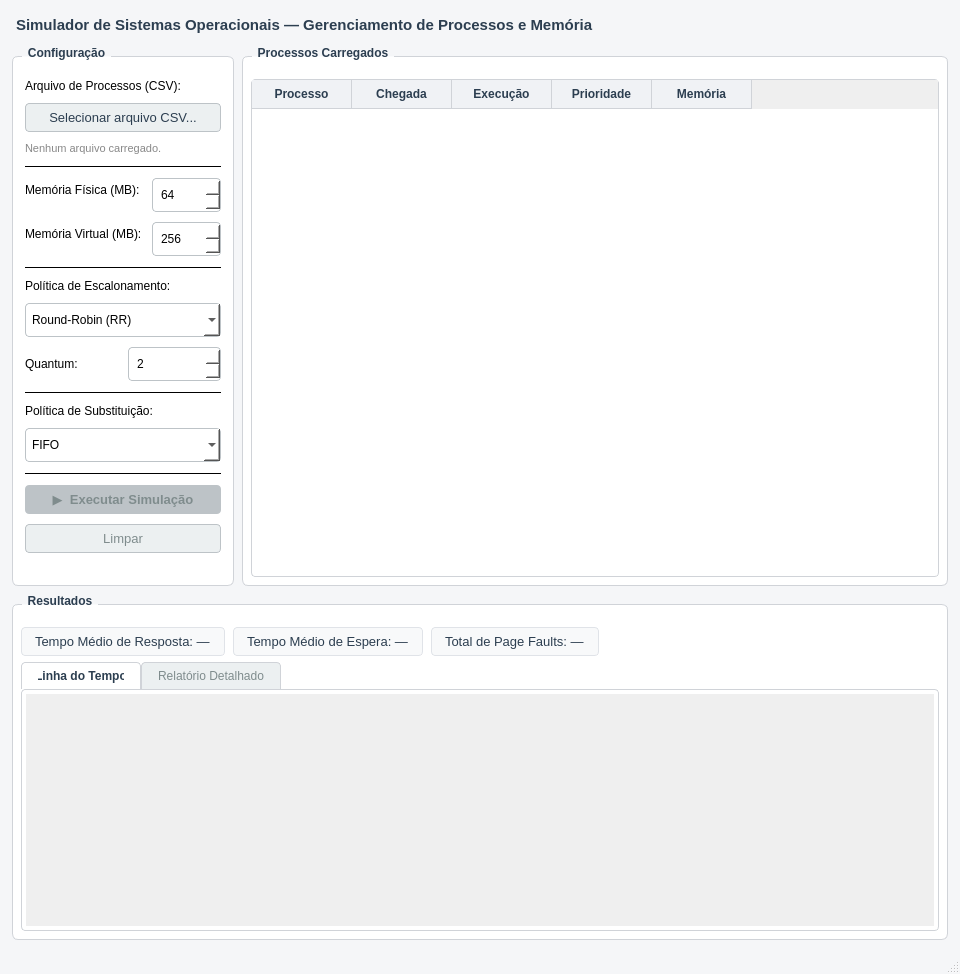
<?xml version="1.0" encoding="UTF-8"?>
<ui version="4.0">
 <class>JanelaPrincipal</class>
 <widget class="QMainWindow" name="JanelaPrincipal">
  <property name="geometry">
   <rect>
    <x>0</x>
    <y>0</y>
    <width>960</width>
    <height>974</height>
   </rect>
  </property>
  <property name="windowTitle">
   <string>Simulador de Sistemas Operacionais</string>
  </property>
  <property name="styleSheet">
   <string notr="true">
QMainWindow {
    background-color: #f5f6f8;
}
QGroupBox {
    font-weight: bold;
    border: 1px solid #d0d3d8;
    border-radius: 6px;
    margin-top: 10px;
    padding-top: 8px;
    background-color: #ffffff;
}
QGroupBox::title {
    subcontrol-origin: margin;
    left: 10px;
    padding: 0 4px;
    color: #2c3e50;
}
QPushButton {
    border-radius: 4px;
    padding: 6px 14px;
    font-size: 13px;
}
QPushButton#botaoExecutar {
    background-color: #2980b9;
    color: white;
    border: none;
    font-weight: bold;
}
QPushButton#botaoExecutar:hover {
    background-color: #3498db;
}
QPushButton#botaoExecutar:disabled {
    background-color: #bdc3c7;
    color: #7f8c8d;
}
QPushButton#botaoSelecionarCSV {
    background-color: #ecf0f1;
    border: 1px solid #bdc3c7;
    color: #2c3e50;
}
QPushButton#botaoSelecionarCSV:hover {
    background-color: #dfe6e9;
}
QPushButton#botaoLimpar {
    background-color: #ecf0f1;
    border: 1px solid #bdc3c7;
    color: #7f8c8d;
}
QPushButton#botaoLimpar:hover {
    background-color: #dfe6e9;
}
QTableWidget {
    border: 1px solid #d0d3d8;
    border-radius: 4px;
    gridline-color: #ecf0f1;
    background-color: #ffffff;
}
QTableWidget::item {
    padding: 4px;
}
QHeaderView::section {
    background-color: #f0f2f5;
    border: none;
    border-bottom: 1px solid #d0d3d8;
    border-right: 1px solid #d0d3d8;
    padding: 5px;
    font-weight: bold;
    color: #2c3e50;
}
QLabel#labelTMR, QLabel#labelTME, QLabel#labelPageFaults {
    font-size: 13px;
    padding: 6px 10px;
    background-color: #f8f9fa;
    border: 1px solid #e0e3e8;
    border-radius: 4px;
    color: #2c3e50;
}
QTextEdit {
    border: 1px solid #d0d3d8;
    border-radius: 4px;
    font-family: monospace;
    font-size: 12px;
    background-color: #fafbfc;
}
QSpinBox, QComboBox {
    border: 1px solid #bdc3c7;
    border-radius: 4px;
    padding: 4px 6px;
    background-color: white;
    min-height: 24px;
}
QTabWidget::pane {
    border: 1px solid #d0d3d8;
    border-radius: 4px;
    background: white;
}
QTabBar::tab {
    padding: 6px 16px;
    border: 1px solid #d0d3d8;
    border-bottom: none;
    border-top-left-radius: 4px;
    border-top-right-radius: 4px;
    background: #ecf0f1;
    color: #7f8c8d;
}
QTabBar::tab:selected {
    background: white;
    color: #2c3e50;
    font-weight: bold;
}
QScrollArea {
    border: none;
}
   </string>
  </property>
  <widget class="QWidget" name="centralwidget">
   <layout class="QVBoxLayout" name="layoutPrincipal">
    <property name="spacing">
     <number>8</number>
    </property>
    <property name="leftMargin">
     <number>12</number>
    </property>
    <property name="topMargin">
     <number>12</number>
    </property>
    <property name="rightMargin">
     <number>12</number>
    </property>
    <property name="bottomMargin">
     <number>12</number>
    </property>
    <item>
     <widget class="QLabel" name="labelTitulo">
      <property name="styleSheet">
       <string notr="true">font-size: 15px;
font-weight: bold; color: #2c3e50; padding: 4px 0;</string>
      </property>
      <property name="text">
       <string>Simulador de Sistemas Operacionais — Gerenciamento de Processos e Memória</string>
      </property>
     </widget>
    </item>
    <item>
     <layout class="QHBoxLayout" name="layoutSuperior">
      <property name="spacing">
       <number>8</number>
      </property>
      <item>
       <widget class="QGroupBox" name="grupoConfiguracao">
        <property name="title">
         <string>Configuração</string>
        </property>
        <layout class="QVBoxLayout" name="layoutConfig">
         <property name="spacing">
          <number>10</number>
         </property>
         <property name="leftMargin">
          <number>12</number>
         </property>
         <property name="topMargin">
          <number>14</number>
         </property>
         <property name="rightMargin">
          <number>12</number>
         </property>
         <property name="bottomMargin">
          <number>12</number>
         </property>
         <item>
          <widget class="QLabel" name="label">
           <property name="text">
            <string>Arquivo de Processos (CSV):</string>
           </property>
          </widget>
         </item>
         <item>
          <widget class="QPushButton" name="botaoSelecionarCSV">
           <property name="text">
            <string>Selecionar arquivo CSV...</string>
           </property>
          </widget>
         </item>
         <item>
          <widget class="QLabel" name="labelStatusCSV">
           <property name="styleSheet">
            <string notr="true">color: #888;
font-size: 11px;</string>
           </property>
           <property name="text">
            <string>Nenhum arquivo carregado.</string>
           </property>
           <property name="wordWrap">
            <bool>true</bool>
           </property>
          </widget>
         </item>
         <item>
          <widget class="QFrame" name="frame">
           <property name="frameShape">
            <enum>QFrame::HLine</enum>
           </property>
          </widget>
         </item>
         <item>
          <layout class="QFormLayout">
           <item row="0" column="0">
            <widget class="QLabel" name="label">
             <property name="text">
              <string>Memória Física (MB):</string>
             </property>
            </widget>
           </item>
           <item row="0" column="1">
            <widget class="QSpinBox" name="spinMemoriaFisica">
             <property name="minimum">
              <number>4</number>
             </property>
             <property name="maximum">
              <number>8192</number>
             </property>
             <property name="singleStep">
              <number>4</number>
             </property>
             <property name="value">
              <number>64</number>
             </property>
            </widget>
           </item>
           <item row="1" column="0">
            <widget class="QLabel" name="label">
             <property name="text">
              <string>Memória Virtual (MB):</string>
             </property>
            </widget>
           </item>
           <item row="1" column="1">
            <widget class="QSpinBox" name="spinMemoriaVirtual">
             <property name="minimum">
              <number>4</number>
             </property>
             <property name="maximum">
              <number>65536</number>
             </property>
             <property name="singleStep">
              <number>16</number>
             </property>
             <property name="value">
              <number>256</number>
             </property>
            </widget>
           </item>
          </layout>
         </item>
         <item>
          <widget class="QFrame" name="frame">
           <property name="frameShape">
            <enum>QFrame::HLine</enum>
           </property>
          </widget>
         </item>
         <item>
          <widget class="QLabel" name="label">
           <property name="text">
            <string>Política de Escalonamento:</string>
           </property>
          </widget>
         </item>
         <item>
          <widget class="QComboBox" name="comboEscalonamento">
           <item>
            <property name="text">
             <string>Round-Robin (RR)</string>
            </property>
           </item>
           <item>
            <property name="text">
             <string>SJF Preemptivo</string>
            </property>
           </item>
           <item>
            <property name="text">
             <string>Prioridade Preemptiva</string>
            </property>
           </item>
          </widget>
         </item>
         <item>
          <layout class="QHBoxLayout">
           <item>
            <widget class="QLabel" name="labelQuantum">
             <property name="text">
              <string>Quantum:</string>
             </property>
            </widget>
           </item>
           <item>
            <widget class="QSpinBox" name="spinQuantum">
             <property name="minimum">
              <number>1</number>
             </property>
             <property name="maximum">
              <number>100</number>
             </property>
             <property name="value">
              <number>2</number>
             </property>
            </widget>
           </item>
          </layout>
         </item>
         <item>
          <widget class="QFrame" name="frame">
           <property name="frameShape">
            <enum>QFrame::HLine</enum>
           </property>
          </widget>
         </item>
         <item>
          <widget class="QLabel" name="label">
           <property name="text">
            <string>Política de Substituição:</string>
           </property>
          </widget>
         </item>
         <item>
          <widget class="QComboBox" name="comboSubstituicao">
           <item>
            <property name="text">
             <string>FIFO</string>
            </property>
           </item>
           <item>
            <property name="text">
             <string>LRU</string>
            </property>
           </item>
           <item>
            <property name="text">
             <string>Ótimo</string>
            </property>
           </item>
          </widget>
         </item>
         <item>
          <widget class="QFrame" name="frame">
           <property name="frameShape">
            <enum>QFrame::HLine</enum>
           </property>
          </widget>
         </item>
         <item>
          <widget class="QPushButton" name="botaoExecutar">
           <property name="enabled">
            <bool>false</bool>
           </property>
           <property name="text">
            <string>▶  Executar Simulação</string>
           </property>
          </widget>
         </item>
         <item>
          <widget class="QPushButton" name="botaoLimpar">
           <property name="text">
            <string>Limpar</string>
           </property>
          </widget>
         </item>
         <item>
          <spacer>
           <property name="orientation">
            <enum>Qt::Vertical</enum>
           </property>
           <property name="sizeHint" stdset="0">
            <size>
             <width>20</width>
             <height>20</height>
            </size>
           </property>
          </spacer>
         </item>
        </layout>
       </widget>
      </item>
      <item>
       <widget class="QGroupBox" name="grupoProcessos">
        <property name="title">
         <string>Processos Carregados</string>
        </property>
        <layout class="QVBoxLayout" name="layoutProcessos">
         <property name="leftMargin">
          <number>8</number>
         </property>
         <property name="topMargin">
          <number>14</number>
         </property>
         <property name="rightMargin">
          <number>8</number>
         </property>
         <property name="bottomMargin">
          <number>8</number>
         </property>
         <item>
          <widget class="QTableWidget" name="tabelaProcessos">
           <property name="editTriggers">
            <set>QAbstractItemView::NoEditTriggers</set>
           </property>
           <property name="alternatingRowColors">
            <bool>true</bool>
           </property>
           <property name="selectionBehavior">
            <enum>QAbstractItemView::SelectRows</enum>
           </property>
           <property name="columnCount">
            <number>5</number>
           </property>
           <column>
            <property name="text">
             <string>Processo</string>
            </property>
           </column>
           <column>
            <property name="text">
             <string>Chegada</string>
            </property>
           </column>
           <column>
            <property name="text">
             <string>Execução</string>
            </property>
           </column>
           <column>
            <property name="text">
             <string>Prioridade</string>
            </property>
           </column>
           <column>
            <property name="text">
             <string>Memória</string>
            </property>
           </column>
          </widget>
         </item>
        </layout>
       </widget>
      </item>
     </layout>
    </item>
    <item>
     <widget class="QGroupBox" name="grupoResultados">
      <property name="title">
       <string>Resultados</string>
      </property>
      <layout class="QVBoxLayout" name="layoutResultados">
       <property name="leftMargin">
        <number>8</number>
       </property>
       <property name="topMargin">
        <number>14</number>
       </property>
       <property name="rightMargin">
        <number>8</number>
       </property>
       <property name="bottomMargin">
        <number>8</number>
       </property>
       <item>
        <layout class="QHBoxLayout" name="layoutMetricas">
         <property name="spacing">
          <number>8</number>
         </property>
         <item>
          <widget class="QLabel" name="labelTMR">
           <property name="text">
            <string>Tempo Médio de Resposta: —</string>
           </property>
          </widget>
         </item>
         <item>
          <widget class="QLabel" name="labelTME">
           <property name="text">
            <string>Tempo Médio de Espera: —</string>
           </property>
          </widget>
         </item>
         <item>
          <widget class="QLabel" name="labelPageFaults">
           <property name="text">
            <string>Total de Page Faults: —</string>
           </property>
          </widget>
         </item>
         <item>
          <spacer>
           <property name="orientation">
            <enum>Qt::Horizontal</enum>
           </property>
           <property name="sizeHint" stdset="0">
            <size>
             <width>40</width>
             <height>20</height>
            </size>
           </property>
          </spacer>
         </item>
        </layout>
       </item>
       <item>
        <widget class="QTabWidget" name="abaResultados">
         <property name="currentIndex">
          <number>0</number>
         </property>
         <widget class="QWidget" name="abaLinhaDoTempo">
          <attribute name="title">
           <string>Linha do Tempo</string>
          </attribute>
          <layout class="QVBoxLayout">
           <property name="leftMargin">
            <number>4</number>
           </property>
           <property name="topMargin">
            <number>4</number>
           </property>
           <property name="rightMargin">
            <number>4</number>
           </property>
           <property name="bottomMargin">
            <number>4</number>
           </property>
           <item>
            <widget class="QScrollArea" name="scrollLinhaDoTempo">
             <property name="widgetResizable">
              <bool>true</bool>
             </property>
             <widget class="QWidget" name="conteudoScroll">
              <property name="geometry">
               <rect>
                <x>0</x>
                <y>0</y>
                <width>908</width>
                <height>190</height>
               </rect>
              </property>
              <layout class="QVBoxLayout" name="layoutScroll">
               <property name="leftMargin">
                <number>0</number>
               </property>
               <property name="topMargin">
                <number>0</number>
               </property>
               <property name="rightMargin">
                <number>0</number>
               </property>
               <property name="bottomMargin">
                <number>0</number>
               </property>
               <item>
                <widget class="WidgetLinhaDoTempo" name="widgetLinhaDoTempo" native="true"/>
               </item>
              </layout>
             </widget>
            </widget>
           </item>
          </layout>
         </widget>
         <widget class="QWidget" name="abaRelatorio">
          <attribute name="title">
           <string>Relatório Detalhado</string>
          </attribute>
          <layout class="QVBoxLayout">
           <property name="leftMargin">
            <number>4</number>
           </property>
           <property name="topMargin">
            <number>4</number>
           </property>
           <property name="rightMargin">
            <number>4</number>
           </property>
           <property name="bottomMargin">
            <number>4</number>
           </property>
           <item>
            <widget class="QTextEdit" name="textRelatorio">
             <property name="readOnly">
              <bool>true</bool>
             </property>
            </widget>
           </item>
          </layout>
         </widget>
        </widget>
       </item>
      </layout>
     </widget>
    </item>
   </layout>
  </widget>
  <widget class="QStatusBar" name="statusbar"/>
 </widget>
 <customwidgets>
  <customwidget>
   <class>WidgetLinhaDoTempo</class>
   <extends>QWidget</extends>
   <header>widgetLinhaDoTempo.h</header>
  </customwidget>
 </customwidgets>
 <resources/>
 <connections/>
</ui>
